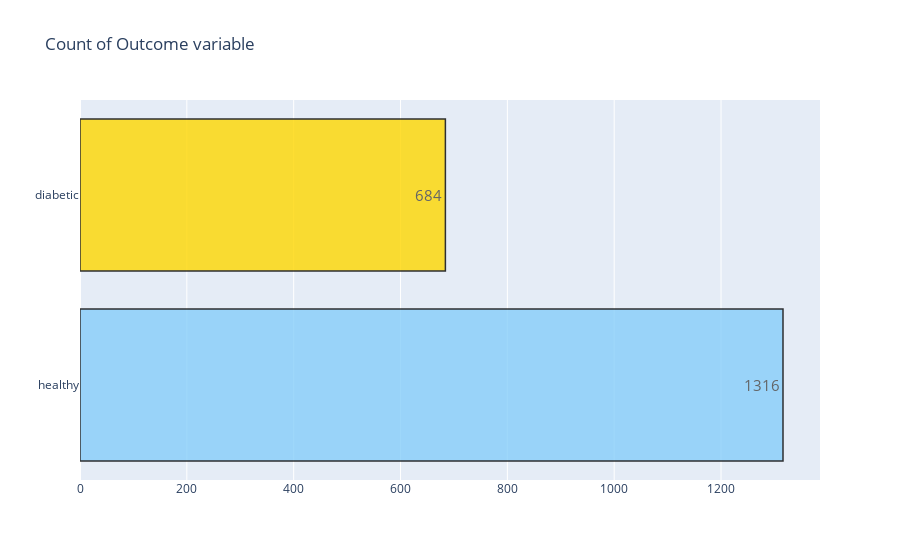
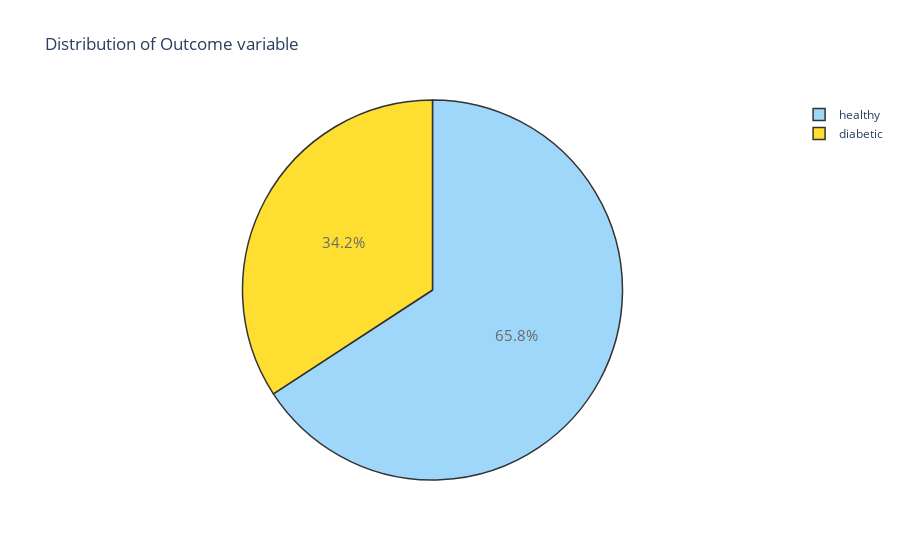

Write notebook code for charts like these, in order.
### Code cell
target_count()
target_percent()

### Figure 1 — Plotly figure (JSON) as saved in the notebook; plotly's stock layout.template omitted (floating-point values rounded to 4 significant figures)
{"data": [{"marker": {"color": ["lightskyblue", "gold"], "line": {"color": "#000000", "width": 1.5}}, "opacity": 0.8, "orientation": "h", "text": ["1316", "684"], "textfont": {"size": 15}, "textposition": "auto", "type": "bar", "x": [1316, 684], "y": ["healthy", "diabetic"]}], "layout": {"title": {"text": "Count of Outcome variable"}}}

### Figure 2 — Plotly figure (JSON) as saved in the notebook; plotly's stock layout.template omitted (floating-point values rounded to 4 significant figures)
{"data": [{"labels": ["healthy", "diabetic"], "marker": {"colors": ["lightskyblue", "gold"], "line": {"color": "#000000", "width": 1.5}}, "opacity": 0.8, "textfont": {"size": 15}, "type": "pie", "values": [1316, 684]}], "layout": {"title": {"text": "Distribution of Outcome variable"}}}
